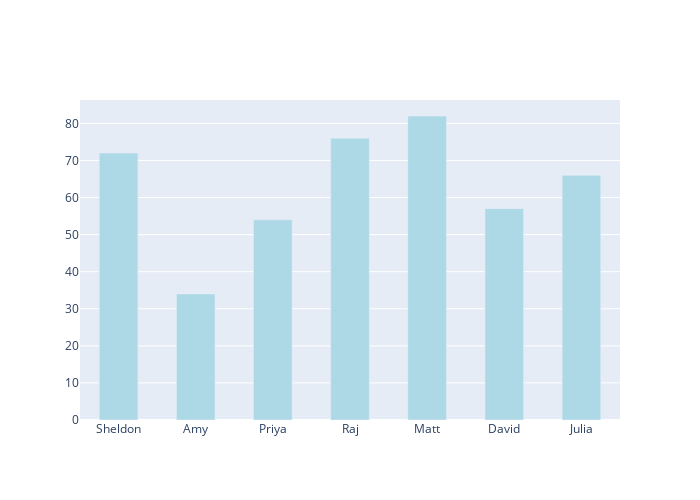

Notebook code cell kept with this figure:
### Markdown cell above
<table align="left">
    <tr>
        <td width="6%">
            <img src="question_icon.png">
        </td>
        <td>
            <div align="left", style="font-size:120%">
                <font color="#21618C">
                    <b> 4. Write a program to plot a bar plot of seven students representing their marks in Mathematics using plotly. 
                    </b>
                </font>
            </div>
        </td>
    </tr>
</table>

### Code cell
# type your code here

maths_marks_data = { 'Name' : ['Sheldon', 'Amy', 'Priya', 'Raj','Matt', 'David', 'Julia'],
        'Maths_Marks' : [72, 34, 54, 76, 82, 57, 66]
}

maths_marks_data_frame = pd.DataFrame(maths_marks_data)

import plotly.graph_objs as go

fig = go.Figure(layout={'autosize':False, 'height':500, 'width':700})

fig.add_trace(go.Bar(x = maths_marks_data['Name'], y = maths_marks_data['Maths_Marks'], name='Student Maths Marks', marker_color = 'lightblue', width=0.5))

### Figure 1 — Plotly figure (JSON) as saved in the notebook; plotly's stock layout.template omitted (floating-point values rounded to 4 significant figures)
{"data": [{"marker": {"color": "lightblue"}, "name": "Student Maths Marks", "type": "bar", "width": 0.5, "x": ["Sheldon", "Amy", "Priya", "Raj", "Matt", "David", "Julia"], "y": [72, 34, 54, 76, 82, 57, 66]}], "layout": {"autosize": false, "height": 500, "width": 700}}
